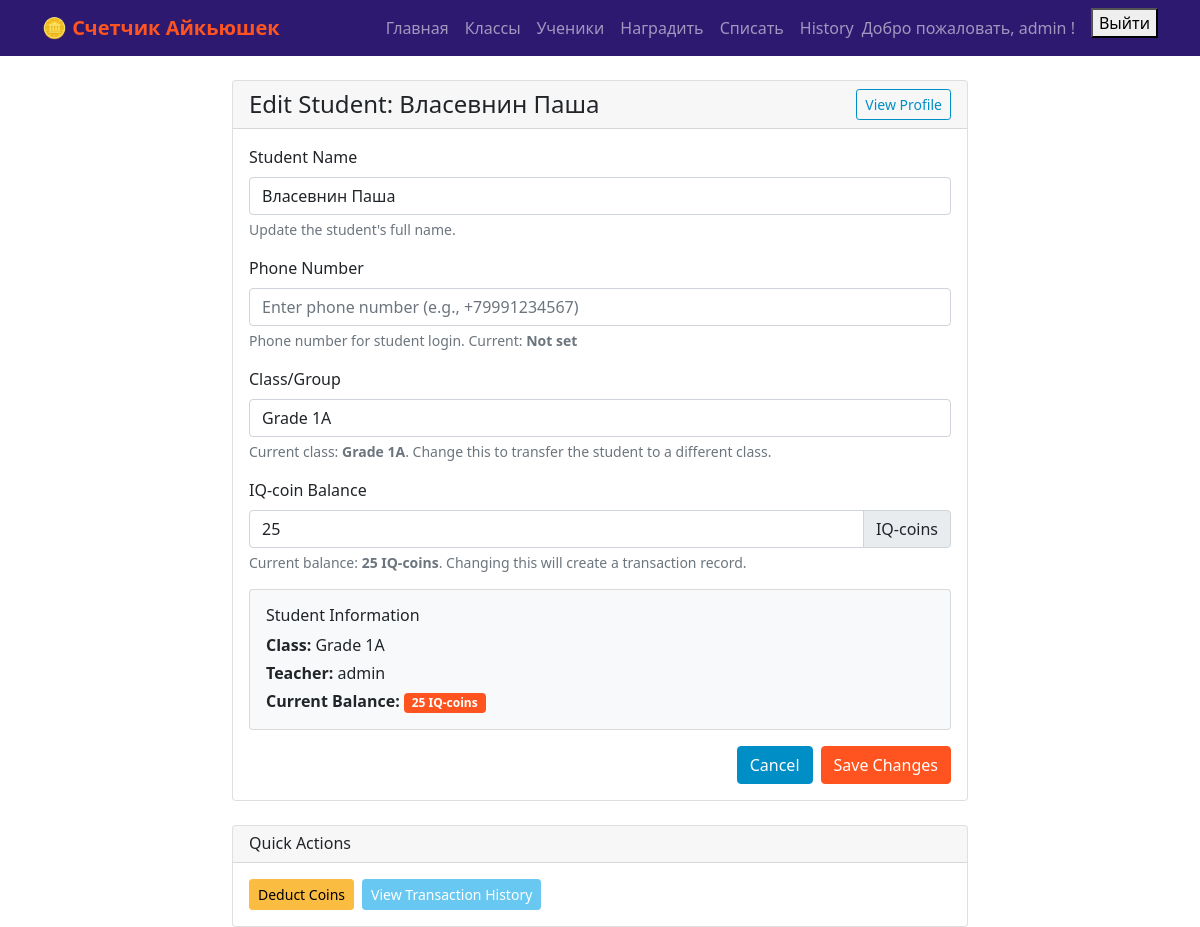
Before: /students/5/edit/ (signed in) with the older database file.
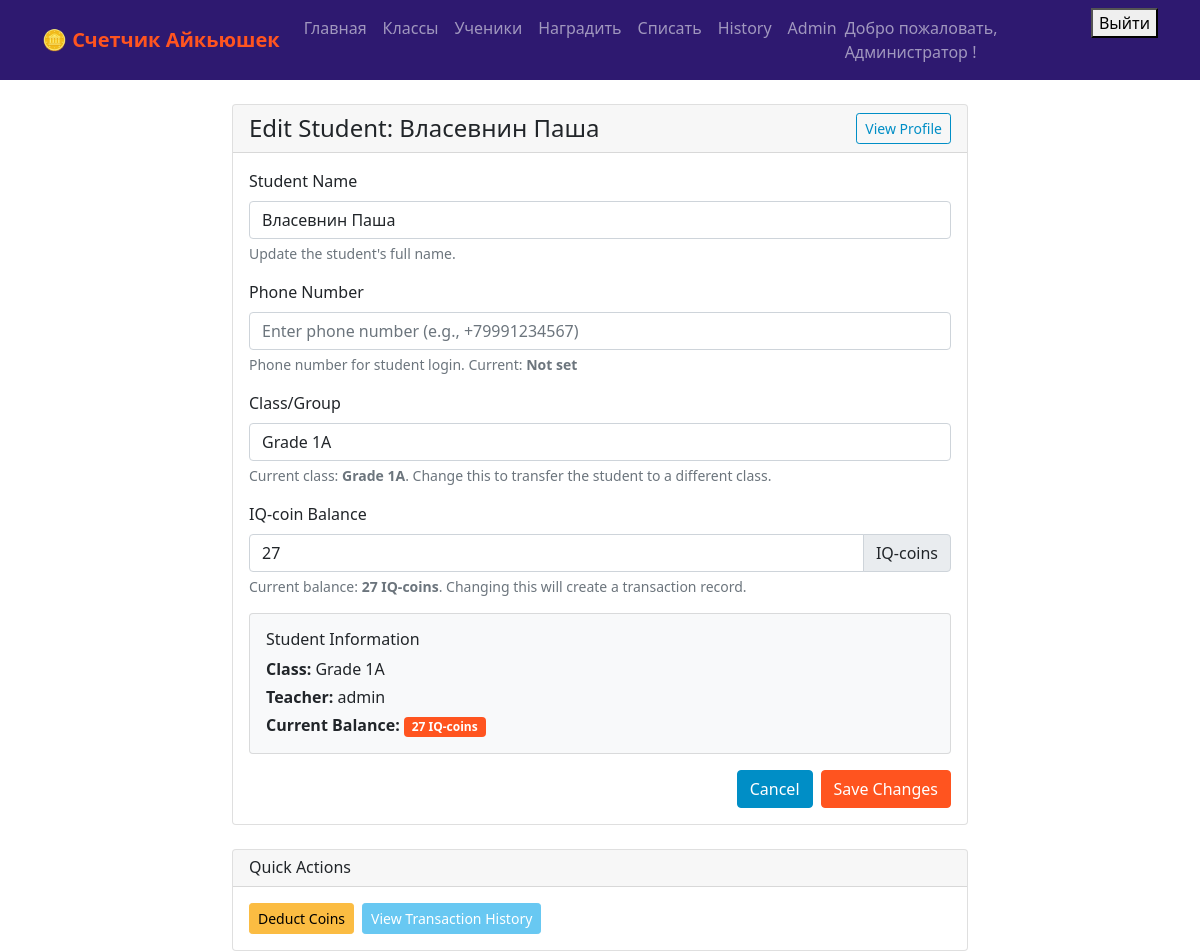
After: the same page with the newer database file.
### iqcoin_app/models.py (models this page shows, shortened)
class Student(models.Model):
    name = models.CharField(max_length=100)
    group = models.ForeignKey(Class, on_delete=models.CASCADE)
    balance = models.IntegerField(default=0)
    phone_number = models.CharField(max_length=15, unique=True, blank=True, null=True)
    is_active = models.BooleanField(default=True)

class Class(models.Model):
    group = models.CharField(max_length=50)
    teacher = models.ForeignKey(User, on_delete=models.CASCADE)
    description = models.TextField(blank=True, null=True)
    def __str__(self):
        return f"{self.group}"

class UserProfile(models.Model):
    user = models.OneToOneField(User, on_delete=models.CASCADE)
    role = models.CharField(max_length=10, choices=USER_ROLES, default='teacher')
    student = models.ForeignKey('Student', on_delete=models.SET_NULL, null=True, blank=True)
    full_name = models.CharField(max_length=100, blank=True, null=True)

### iqcoin_app/views.py (the view)
# urls.py: path('students/<int:student_id>/edit/', views.student_edit, name='student_edit'),
@login_required
def student_edit(request, student_id):
    student = get_object_or_404(Student, id=student_id, group__teacher=request.user)
    if request.method == 'POST':
        form = StudentEditForm(request.POST, instance=student, user=request.user)
        if form.is_valid():
            old_balance = student.balance
            old_group = student.group
            old_phone = student.phone_number
            updated_student = form.save()
            new_balance = updated_student.balance
            new_group = updated_student.group
            new_phone = updated_student.phone_number
            if old_phone != new_phone and new_phone:
                username = f"student_{updated_student.id}"
                user, created = User.objects.get_or_create(
                    username=username,
                    defaults={
                        'first_name': updated_student.name,
                        'is_active': True,
                        'is_staff': False,
                        'is_superuser': False
                    }
                )
                profile, profile_created = UserProfile.objects.get_or_create(user=user)
                profile.student = updated_student
                profile.role = 'student'
                profile.save()
            if old_balance != new_balance:
                balance_difference = new_balance - old_balance
                transaction_type = 'AWARD' if balance_difference > 0 else 'DEDUCT'
                Transaction.objects.create(
                    type=transaction_type,
                    amount=abs(balance_difference),
                    student=updated_student,
                    teacher=request.user,
                    comment=f'Balance manually adjusted from {old_balance} to {new_balance}'
                )
            if old_group != new_group:
                messages.info(request, f'Student transferred from "{old_group.group}" to "{new_group.group}".')
            messages.success(request, f'Student "{updated_student.name}" has been updated successfully.')
            return redirect('student_detail', student_id=updated_student.id)
    else:
        form = StudentEditForm(instance=student, user=request.user)
    context = {
        'form': form,
        'student': student,
    }
    return render(request, 'student_edit.html', context)

### iqcoin_app/forms.py
class StudentEditForm(forms.ModelForm):
    class Meta:
        model = Student
        fields = ['name', 'group', 'balance', 'phone_number', 'is_active']
        widgets = {
            'name': forms.TextInput(attrs={'class': 'form-control', 'placeholder': 'Enter student name'}),
            'group': forms.Select(attrs={'class': 'form-control'}),
            'balance': forms.NumberInput(attrs={'class': 'form-control', 'min': 0}),
            'phone_number': forms.TextInput(attrs={'class': 'form-control', 'placeholder': 'Enter phone number (e.g., +79991234567)'}),
            'is_active': forms.CheckboxInput(attrs={'class': 'form-check-input'}),
        }
        labels = {
            'name': 'Student Name',
            'group': 'Class/Group',
            'balance': 'IQ-coin Balance',
            'phone_number': 'Phone Number',
            'is_active': 'Active Student',
        }
    def __init__(self, *args, **kwargs):
        user = kwargs.pop('user', None)
        super().__init__(*args, **kwargs)
        if user:
            self.fields['group'].queryset = Class.objects.filter(teacher=user)

### iqcoin_app/templates/student_edit.html (shortened to what this page needs)
{% extends 'base.html' %}
{% block content %}
<div class="row justify-content-center">
    <div class="col-md-8">
        <div class="card">
            <div class="card-header d-flex justify-content-between align-items-center">
                <h4 class="mb-0">Edit Student: {{ student.name }}</h4>
                <a href="{% url 'student_detail' student.id %}" class="btn btn-outline-secondary btn-sm">
                    View Profile
                </a>
            </div>
            <div class="card-body">
                <form method="post" novalidate>
                    <div class="mb-3">
                        <label for="{{ form.name.id_for_label }}" class="form-label">
                            {{ form.name.label }}
                        </label>
                        {{ form.name }}
                        <div class="form-text">
                            Update the student's full name.
                        </div>
                    </div>
                    <div class="mb-3">
                        <label for="{{ form.phone_number.id_for_label }}" class="form-label">
                            {{ form.phone_number.label }}
                        </label>
                        {{ form.phone_number }}
                        <div class="form-text">
                            Phone number for student login. Current: <strong>{{ student.phone_number|default:"Not set" }}</strong>
                        </div>
                    </div>
                    <div class="mb-3">
                        <label for="{{ form.group.id_for_label }}" class="form-label">
                            {{ form.group.label }}
                        </label>
                        {{ form.group }}
                        <div class="form-text">
                            Current class: <strong>{{ student.group.group }}</strong>.
                            Change this to transfer the student to a different class.
                        </div>
                    </div>
                    <div class="mb-3">
                        <label for="{{ form.balance.id_for_label }}" class="form-label">
                            {{ form.balance.label }}
                        </label>
                        <div class="input-group">
                            {{ form.balance }}
                            <span class="input-group-text">IQ-coins</span>
                        </div>
                        <div class="form-text">
                            Current balance: <strong>{{ student.balance }} IQ-coins</strong>.
                            Changing this will create a transaction record.
                        </div>
                    </div>
                    <div class="mb-3">
                        <div class="card bg-light">
                            <div class="card-body">
                                <h6 class="card-title">Student Information</h6>
                                <p class="card-text mb-1">
                                    <strong>Class:</strong> {{ student.group.group }}
                                </p>
                                <p class="card-text mb-1">
                                    <strong>Teacher:</strong> {{ student.group.teacher.username }}
                                </p>
                                <p class="card-text mb-0">
                                    <strong>Current Balance:</strong>
                                    <span class="badge bg-{% if student.balance > 0 %}primary{% elif student.balance == 0 %}secondary{% else %}danger{% endif %}">
                                        {{ student.balance }} IQ-coins
                                    </span>
                                </p>
                            </div>
                        </div>
                    </div>
                    <div class="d-grid gap-2 d-md-flex justify-content-md-end">
                        <a href="{% url 'student_detail' student.id %}" class="btn btn-secondary">
                            Cancel
                        </a>
                        <button type="submit" class="btn btn-primary">
                            Save Changes
                        </button>
                    </div>
                </form>
            </div>
        </div>
        <div class="card mt-4">
            <div class="card-header">
                <h6 class="mb-0">Quick Actions</h6>
            </div>
            <div class="card-body">
                <div class="d-grid gap-2 d-md-flex">
                    <a href="{% url 'deduct_coins' %}?student={{ student.id }}" class="btn btn-warning btn-sm">
                        Deduct Coins
                    </a>
                    <a href="{% url 'transaction_history' %}?student={{ student.id }}" class="btn btn-info btn-sm">
                        View Transaction History
                    </a>
                </div>
            </div>
        </div>
    </div>
</div>
{% endblock %}

### iqcoin_app/templates/base.html (shortened to what this page needs)
<!DOCTYPE html>
<html lang="en">
<head>
    <link href="https://cdn.jsdelivr.net/npm/bootstrap@5.1.3/dist/css/bootstrap.min.css" rel="stylesheet">
</head>
<body>
    <nav class="navbar navbar-expand-lg navbar-dark bg-primary">
        <div class="container">
            <a class="navbar-brand" href="{% url 'home' %}">🪙 Счетчик Айкьюшек</a>
            {% if user.is_authenticated %}
            <div class="navbar-nav ms-auto">
                <a class="nav-link" href="{% url 'home' %}">Главная</a>
                <a class="nav-link" href="{% url 'class_list' %}">Классы</a>
                <a class="nav-link" href="{% url 'student_list' %}">Ученики</a>
                <a class="nav-link" href="{% url 'award_coins' %}">Наградить</a>
                <a class="nav-link" href="{% url 'deduct_coins' %}">Списать</a>
                <a class="nav-link" href="{% url 'transaction_history' %}">History</a>
                {% if user.userprofile.role == 'admin' %}
                <a class="nav-link" href="{% url 'admin:index' %}">Admin</a>
                {% endif %}
                <span class="navbar-text me-3">
                    Добро пожаловать,
                    {% if user.userprofile.full_name %}
                        {{ user.userprofile.full_name }}
                    {% else %}
                        {{ user.username }}
                    {% endif %}!
                </span>
                <form method="post" action="{% url 'logout' %}" style="display: inline;">
                    <button type="submit" class="logout-btn">Выйти</button>
                </form>
            </div>
            {% endif %}
        </div>
    </nav>
    <div class="container mt-4">
        {% block content %}
        {% endblock %}
    </div>
</body>
</html>

### iqcoin_app/templates/base.html (style rules this page uses)
:root { --primary-orange: #ff541f; --primary-blue: #68C8F2; --dark-blue: #008EC6; --primary-green: #358c68; --primary-yellow: #FBBC42; --dark-purple: #2E1970; }
.btn-primary { background-color: var(--primary-orange); border-color: var(--primary-orange); }
.btn-info { background-color: var(--primary-blue); border-color: var(--primary-blue); color: white; }
.btn-warning { background-color: var(--primary-yellow); border-color: var(--primary-yellow); color: #000; }
.btn-secondary { background-color: var(--dark-blue); border-color: var(--dark-blue); }
.btn-outline-secondary { color: var(--dark-blue); border-color: var(--dark-blue); }
.navbar-brand { font-weight: bold; color: var(--primary-orange) !important; }
.navbar-dark.bg-primary { background-color: var(--dark-purple) !important; }
.badge.bg-primary { background-color: var(--primary-orange) !important; }

Changed rows visible on the page:
changed Student "Власевнин Паша": balance "25" → "27"
Other visible differences:
{{ user.userprofile.full_name }}: (not shown) → "Администратор"
{{ user.username }}: "admin" → (not shown)
text now shown: "Admin"
